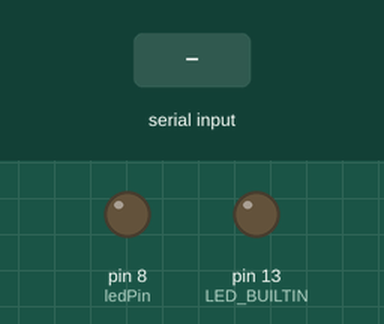
Simulated run of this sketch. Board: Arduino Uno, built with avr-gcc and run on an emulated ATmega328P. Parts: output pins drawn as LEDs (lit = HIGH). Inputs (shaded band) come from the test bench. What the sketch prints to the serial monitor is not drawn.

Above: at 1.2 s.
1.3 s: "OK" received over Serial
At 1.6 s:
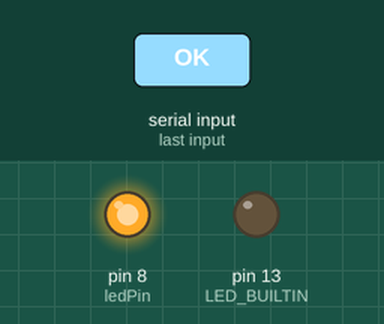
6.8 s: "1" received over Serial
At 8.2 s:
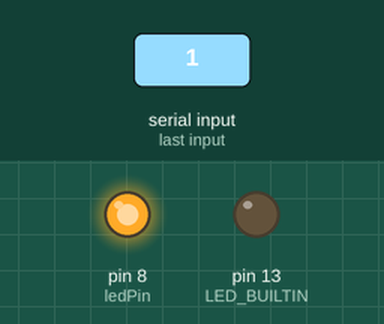
Timing chart, 0 to 9.3 s (numbered marks = the images above; inputs shaded):
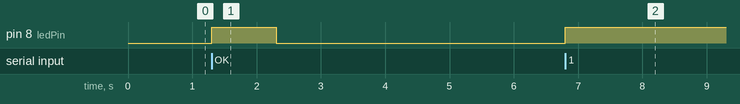

Measured:
- after the input at 1.3 s, pin 8 (ledPin): LOW → HIGH at once, → LOW 1.0 s later
- after the input at 6.8 s, pin 8 (ledPin): LOW → HIGH at once

The sketch:

ProtoBlue.ino
```cpp
#include <SoftwareSerial.h>
SoftwareSerial SerialBlue(10, 11); // RX, TX

const int ledPin =  8;// Led Indicador de Push
String dato = "";

void setup() {
  pinMode(ledPin, OUTPUT);
  pinMode(LED_BUILTIN, OUTPUT);
  Serial.begin(9600);
  SerialBlue.begin(38400);
  Serial.println("Preparado...");
  digitalWrite(LED_BUILTIN, LOW);
}

void loop() {
  if (SerialBlue.available()) {
    Serial.write(SerialBlue.read());
  }else{
    if (Serial.available()) {
      digitalWrite(ledPin, HIGH);
      dato = Serial.readString();
      if(dato == "OK"){
        digitalWrite(ledPin, LOW);
      }
    }
  }
}
```
